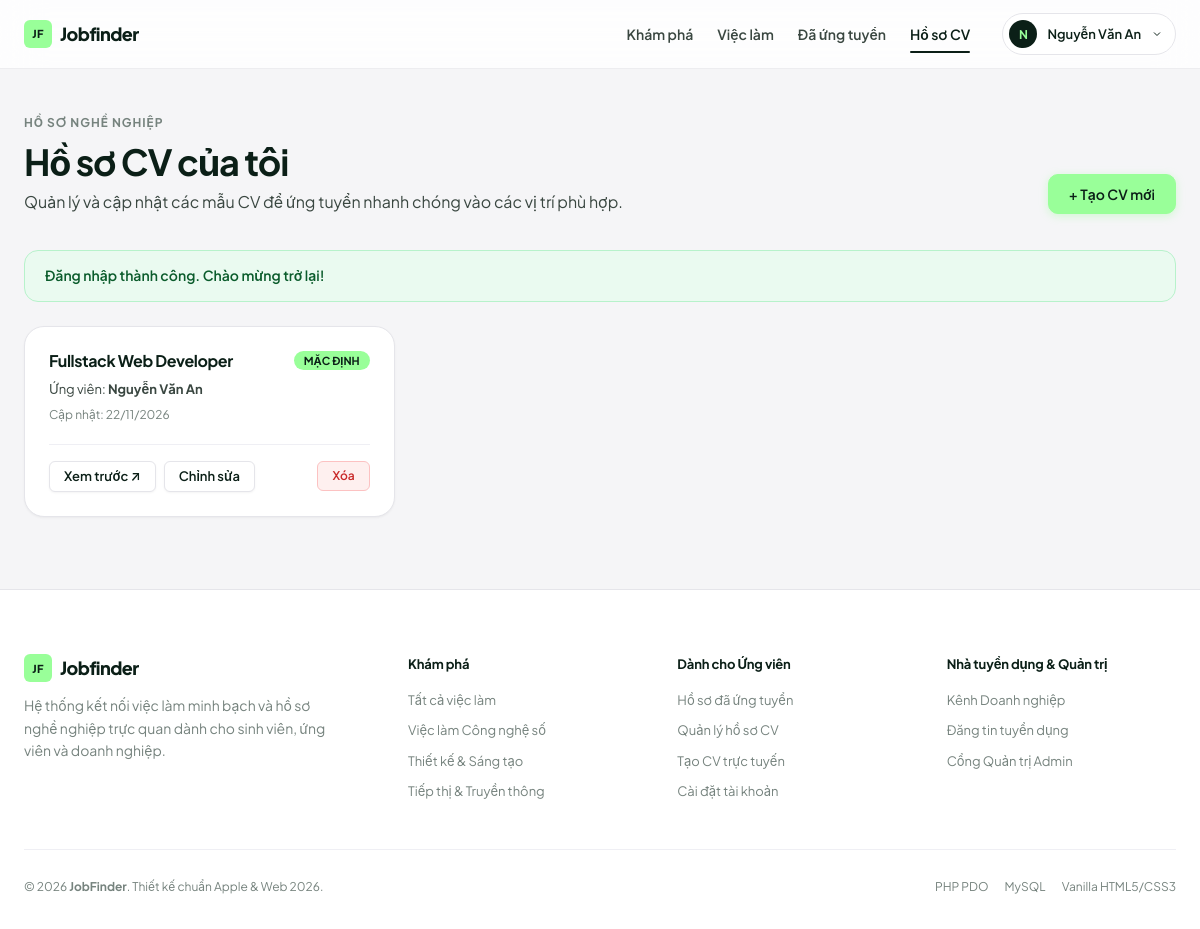
/my-cvs.php (signed in), run on the app's committed database.
### tables this page shows
CREATE TABLE `cvs` (
  `id` INT AUTO_INCREMENT PRIMARY KEY,
  `user_id` INT NOT NULL,
  `title` VARCHAR(150) NOT NULL DEFAULT 'Hồ sơ nghề nghiệp',
  `full_name` VARCHAR(100) NOT NULL,
  `email` VARCHAR(100) NOT NULL,
  `phone` VARCHAR(20) NULL,
  `address` VARCHAR(200) NULL,
  `summary` TEXT NULL,
  `education` TEXT NULL,
  `experience` TEXT NULL,
  `skills` TEXT NULL,
  `certifications` TEXT NULL,
  `languages` VARCHAR(255) NULL,
  `cv_link` VARCHAR(255) NULL,
  `is_default` TINYINT(1) NOT NULL DEFAULT 0,
  `created_at` TIMESTAMP DEFAULT CURRENT_TIMESTAMP,
  `updated_at` TIMESTAMP NULL ON UPDATE CURRENT_TIMESTAMP,
  CONSTRAINT `fk_cv_user` FOREIGN KEY (`user_id`) REFERENCES `users` (`id`) ON DELETE CASCADE
);

### my-cvs.php (the view, shortened to what this page needs)
<?php
require_once 'config/database.php';
$user_id = (int)$_SESSION['user_id'];
$stmt = $pdo->prepare("SELECT * FROM cvs WHERE user_id = ? ORDER BY is_default DESC, created_at DESC");
$stmt->execute([$user_id]);
$cvs = $stmt->fetchAll();
require_once 'includes/header.php';
?>
<section class="section" style="padding-top:40px;">
    <div class="container">
        <div class="section-header">
            <div>
                <span class="section-eyebrow">Hồ sơ nghề nghiệp</span>
                <h1 class="section-title">Hồ sơ CV của tôi</h1>
                <p class="section-desc">Quản lý và cập nhật các mẫu CV để ứng tuyển nhanh chóng vào các vị trí phù hợp.</p>
            </div>
            <a href="cv-builder.php" class="btn btn-primary">+ Tạo CV mới</a>
        </div>
        <?php if (!empty($_SESSION['flash_message'])): ?>
            <div class="flash-bar flash--<?= $_SESSION['flash_type'] ?? 'success' ?>">
                <?= htmlspecialchars($_SESSION['flash_message']) ?>
            </div>
        <?php endif; ?>
        <?php if (empty($cvs)): ?>
            <div style="background:var(--surface); border:1px solid var(--line); border-radius:var(--radius-xl); padding:64px 20px; text-align:center;">
                <h3 style="font-size:20px; font-weight:700; margin-bottom:8px;">Bạn chưa có hồ sơ CV nào</h3>
                <p class="text-muted" style="margin-bottom:24px;">Tạo một bản CV hoàn chỉnh trong 5 phút để gây ấn tượng mạnh với nhà tuyển dụng.</p>
                <a href="cv-builder.php" class="btn btn-primary">Tạo CV đầu tiên ngay →</a>
            </div>
        <?php else: ?>
            <div style="display:grid; grid-template-columns:repeat(auto-fill, minmax(320px, 1fr)); gap:20px;">
                <?php foreach ($cvs as $cv): ?>
                    <div style="background:var(--surface); border:1px solid var(--line); border-radius:var(--radius-lg); padding:24px; box-shadow:var(--shadow-sm); display:flex; flex-direction:column; justify-content:space-between; transition:var(--transition);">
                        <div>
                            <div style="display:flex; justify-content:space-between; align-items:flex-start; margin-bottom:8px; gap:8px;">
                                <h3 style="font-size:16px; font-weight:700; color:var(--ink); line-height:1.3;">
                                    <?= htmlspecialchars($cv['title']) ?>
                                </h3>
                                <?php if ($cv['is_default']): ?>
                                    <span class="badge badge--active" style="font-size:11px;">MẶC ĐỊNH</span>
                                <?php endif; ?>
                            </div>
                            <div style="font-size:13px; color:var(--ink-secondary); margin-bottom:6px;">
                                Ứng viên: <strong><?= htmlspecialchars($cv['full_name']) ?></strong>
                            </div>
                            <div style="font-size:12px; color:var(--muted); margin-bottom:20px;">
                                Cập nhật: <?= date('d/m/Y', strtotime($cv['updated_at'] ?? $cv['created_at'])) ?>
                            </div>
                        </div>
                        <div style="display:flex; flex-wrap:wrap; gap:8px; padding-top:16px; border-top:1px solid var(--line-subtle);">
                            <a href="cv-preview.php?id=<?= (int)$cv['id'] ?>" target="_blank" class="btn btn-secondary btn-sm">Xem trước ↗</a>
                            <a href="cv-builder.php?id=<?= (int)$cv['id'] ?>" class="btn btn-secondary btn-sm">Chỉnh sửa</a>
                            <form method="POST" style="display:inline; margin-left:auto;" onsubmit="return confirm('Bạn có chắc chắn muốn xóa CV này?');">
                                <button type="submit" class="btn btn-danger btn-sm" style="font-size:12px;">Xóa</button>
                            </form>
                        </div>
                    </div>
                <?php endforeach; ?>
            </div>
        <?php endif; ?>
    </div>
</section>
<?php require_once 'includes/footer.php'; ?>

### assets/css/style.css (style rules this page uses)
:root { --bg: #f5f5f7; --surface: #ffffff; --surface-subtle: #fafafc; --surface-hover: #f0f0f4; --ink: #0b1f17; --ink-secondary: #3a4741; --muted: #76837e; --line: #e5e5ea; --line-subtle: #efeff4; --accent: #99ff99; --accent-hover: #7df57d; --accent-contrast: #0b1f17; --status-pending-bg: #eaf2ff; --status-pending-text: #1d61d8; --status-success-bg: #e6fae8; --status-success-text: #0e6b2e; --status-danger-bg: #fef0ef; --status-danger-text: #c92a2a; --admin-bg: #0b1f17; --admin-surface: #122c21; --admin-surface-hover: #193a2d; --admin-line: #1c3e30; --admin-text: #f5f5f7; --admin-muted: #8b9d95; --font-sans: "Plus Jakarta Sans", "Inter", -apple-system, BlinkMacSystemFont, "Segoe UI", Roboto, sans-serif; --radius-xs: 6px; --radius-sm: 10px; --radius-md: 14px; --radius-lg: 20px; --radius-xl: 28px; --radius-full: 9999px; --shadow-sm: 0 1px 3px rgba(11, 31, 23, 0.03), 0 1px 2px rgba(11, 31, 23, 0.02); --shadow-card: 0 4px 18px -2px rgba(11, 31, 23, 0.05); --shadow-hover: 0 12px 30px -4px rgba(11, 31, 23, 0.09); --shadow-popover: 0 16px 40px rgba(11, 31, 23, 0.12); --ease: cubic-bezier(0.16, 1, 0.3, 1); --transition: all 0.22s var(--ease); --max-w: 1240px; --pad: 24px; }
*, *::before, *::after { margin: 0; padding: 0; box-sizing: border-box; }
html { -webkit-text-size-adjust: 100%; scroll-behavior: smooth; }
body { font-family: var(--font-sans); background-color: var(--bg); color: var(--ink); font-size: 15px; line-height: 1.55; display: flex; flex-direction: column; min-height: 100vh; -webkit-font-smoothing: antialiased; -moz-osx-font-smoothing: grayscale; }
a { color: inherit; text-decoration: none; transition: var(--transition); }
button, input, select, textarea { font-family: inherit; font-size: inherit; color: inherit; }
.container { width: 100%; max-width: var(--max-w); margin: 0 auto; padding: 0 var(--pad); }
.section { padding: 72px 0; }
.section-header { margin-bottom: 36px; display: flex; justify-content: space-between; align-items: flex-end; gap: 20px; }
.section-eyebrow { display: inline-block; font-size: 12px; font-weight: 700; letter-spacing: 0.08em; text-transform: uppercase; color: var(--muted); margin-bottom: 8px; }
.section-title { font-size: clamp(24px, 3vw, 36px); font-weight: 700; letter-spacing: -0.03em; color: var(--ink); line-height: 1.15; }
.section-desc { font-size: 16px; color: var(--ink-secondary); margin-top: 8px; line-height: 1.5; }
h1, h2, h3, h4, h5, h6 { font-family: var(--font-sans); color: var(--ink); font-weight: 700; letter-spacing: -0.025em; line-height: 1.2; }
.btn { display: inline-flex; align-items: center; justify-content: center; gap: 8px; font-weight: 600; font-size: 14px; line-height: 1; padding: 12px 20px; border-radius: var(--radius-sm); border: 1px solid transparent; cursor: pointer; transition: var(--transition); white-space: nowrap; }
.btn-primary { background-color: var(--accent); color: var(--accent-contrast); border-color: var(--accent); box-shadow: 0 2px 8px rgba(153, 255, 153, 0.4); }
.btn-secondary { background-color: var(--surface); color: var(--ink); border-color: var(--line); box-shadow: var(--shadow-sm); }
.btn-sm { padding: 8px 14px; font-size: 13px; border-radius: var(--radius-xs); }
.btn-danger { background-color: var(--status-danger-bg); color: var(--status-danger-text); border-color: #fcc2c2; }
.badge { display: inline-flex; align-items: center; gap: 6px; font-size: 12px; font-weight: 700; padding: 4px 10px; border-radius: var(--radius-full); line-height: 1; white-space: nowrap; }
.badge--active { background-color: var(--accent); color: var(--accent-contrast); }
.flash-bar { padding: 14px 20px; border-radius: var(--radius-md); margin-bottom: 24px; font-size: 14px; font-weight: 600; display: flex; align-items: center; justify-content: space-between; }
.flash--success { background-color: #eafaf0; border: 1px solid #b7f2cb; color: #0b5c2c; }

### data on the page
cvs: title "Fullstack Web Developer", is_default "MẶC ĐỊNH", full_name "Nguyễn Văn An", updated_at+created_at "22/11/2026"

### other printed values
mb_strtoupper(mb_substr(htmlspecialchars($user_name), 0, 1)) "N"
$user_name "Nguyễn Văn An"
$_SESSION['flash_message'] "Đăng nhập thành công. Chào mừng trở lại!"
